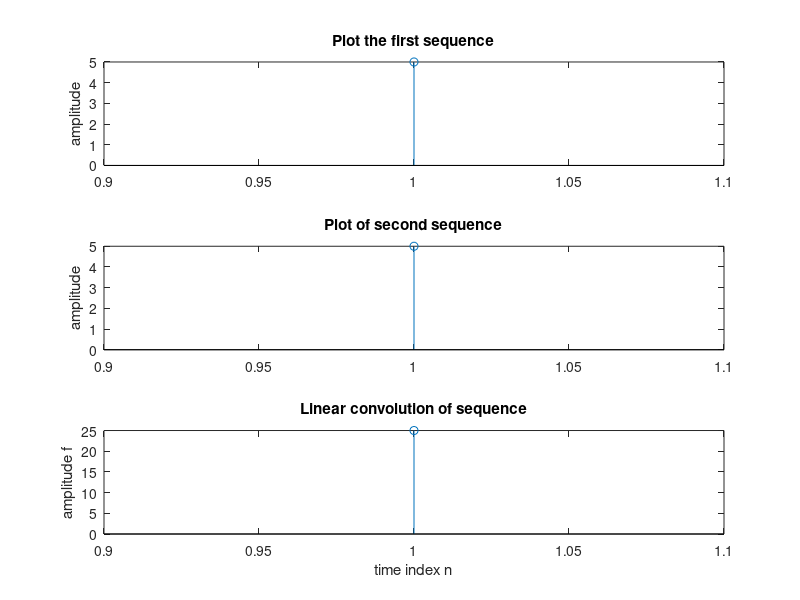

MATLAB code for this plot:
clc
clear
x1=input('Enter the first sequence:');
subplot(3,1,1);
stem(x1);
ylabel('amplitude');
title('Plot the first sequence');
x2=input('Enter second sequence:');
subplot(3,1,2);
stem(x2);
ylabel('amplitude');
title('Plot of second sequence');
f=conv(x1,x2);
disp('Output of linear convolution is');
disp(f);%disp is used for display the message in command window
subplot(3,1,3);
stem(f);
xlabel('time index n');
ylabel('amplitude f');
title('Linear convolution of sequence');
